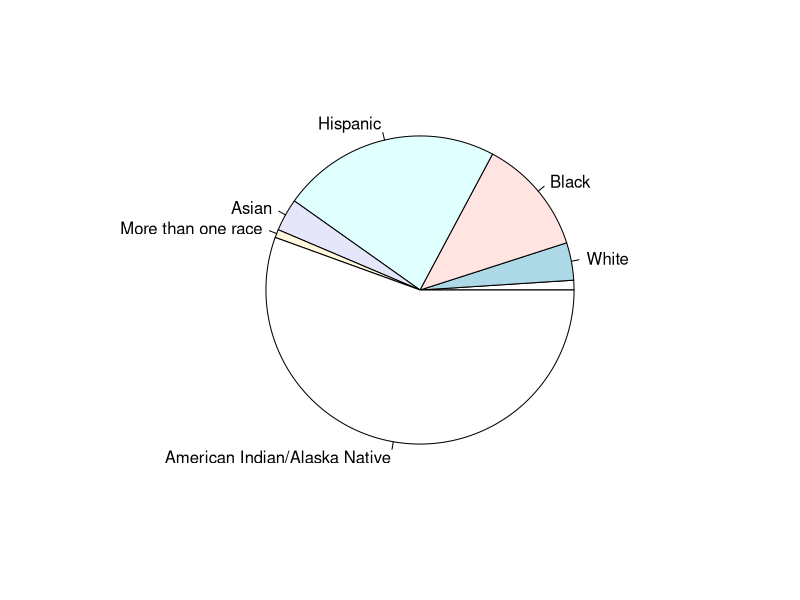
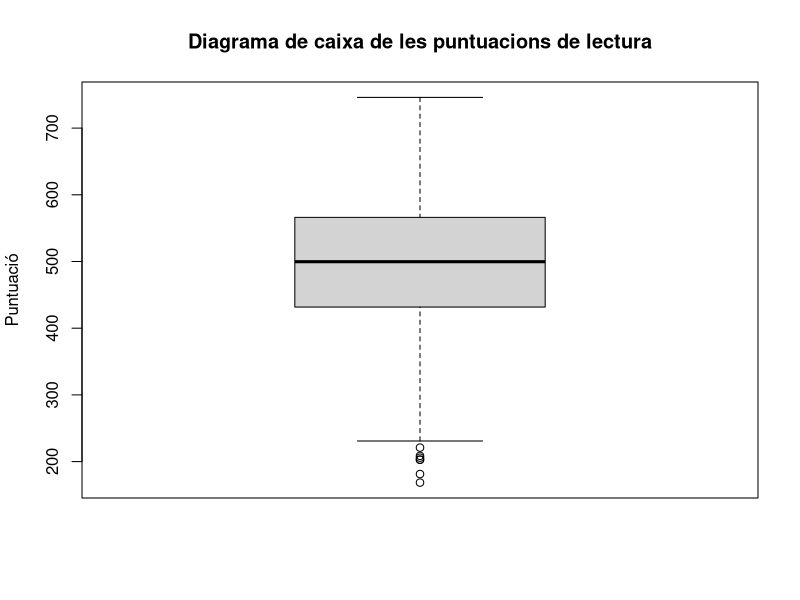

R code for these plots, in order:
## ---- chunk 1
tryCatch({
  data <- read.csv("pisa2009-1.csv", header = TRUE)
  print("El fitxer s'ha llegit correctament")
}, error = function(e){
  cat("ERROR en el moment de llegir el document:",conditionMessage(e), "\n")
})
## ---- chunk 2
columns <- names(data)
print(columns)
## ---- chunk 3
type <- sapply(data, class)

for (i in seq_along(columns)) {
  cat("La columna",columns[i], "és de tipus", type[i], "\n")
}
## ---- chunk 4
categories_raceeth <- unique(data$raceeth)
print(categories_raceeth)
## ---- chunk 5
percentages_rounded <- round(prop.table(table(data$raceeth)) * 100, 2)
for (i in seq_along(categories_raceeth)) {
  cat("La categoria",categories_raceeth[i], "té un percetatge de ",
      percentages_rounded[i],"%", "\n")
}
## ---- chunk 6
tryCatch({
  data$raceeth <- gsub("\\bwhite\\b", "White", data$raceeth, ignore.case = TRUE)
  data$raceeth <- gsub("\\bwhit\\b", "White", data$raceeth, ignore.case = TRUE)
  data$raceeth <- gsub("\\bAssian\\b", "Asian", data$raceeth, ignore.case = TRUE)
  data$raceeth <- gsub("\\bAsiann\\b", "Asian", data$raceeth, ignore.case = TRUE)
  write.csv(data, "pisa_clean.csv", row.names = FALSE)
  print("File has been corrected succesfully")
}, error = function(e){
 cat("ERROR en aplicar les correccions.",conditionMessage(e), "\n") 
})
## ---- chunk 7
tryCatch({
  data2 <- read.csv("pisa_clean.csv", header = TRUE)
  print("El fitxer amb les dades corregides s'ha llegit correctament")
}, error = function(e){
  print("ERROR en el moment de llegir el document:",conditionMessage(e), "\n")
})

## ---- chunk 8
categories_raceeth2 <- unique(data2$raceeth)
print(categories_raceeth2)
## ---- chunk 9
percentages_rounded2 <- round(prop.table(table(data2$raceeth)) * 100, 2)
for (i in seq_along(categories_raceeth2)) {
  cat("La categoria",categories_raceeth2[i], "té un percetatge de ",
      percentages_rounded2[i],"%", "\n")
}
## ---- chunk 10
percentages_not_rounded_aux <- prop.table(table(data2$raceeth)) * 100
print(percentages_not_rounded_aux)
## ---- chunk 11
percentages_not_rounded <- prop.table(table(data2$raceeth)) * 100
pie(percentages_not_rounded, labels=categories_raceeth2)
## ---- chunk 12
total_data <- nrow(data)
calculate_stats <- function(col_name){
  number_of_1 <- sum(col_name == 1, na.rm = TRUE)
  number_of_0 <- sum(col_name == 0, na.rm = TRUE)
  ratio_1 <- number_of_1 / total_data
  ratio_0 <- number_of_0 / total_data
  c(number_of_1, number_of_0, ratio_1, ratio_0)
}
## ---- chunk 13
binary_columns <- data[, c("male","preschool", "expectBachelors", "motherHS",
                           "motherBachelors","motherWork", "fatherHS",
                           "fatherBachelors","fatherWork", "selfBornUS",
                           "motherBornUS", "fatherBornUS", "englishAtHome",
                           "computerForSchoolwork","schoolHasLibrary",
                           "publicSchool", "urban")]
## ---- chunk 14
calculations <- t(apply(binary_columns, 2, calculate_stats))
# 2 = Apply function in each column
## ---- chunk 15
print(calculations)
## ---- chunk 16
colnames(calculations) <- c("Number of 1", "Number of 0", "Poportion 1", "Proportion 0")
## ---- chunk 17
print(calculations)
## ---- chunk 18
data$readingScore <- as.numeric(data$readingScore) # Conversio str-int
data$readingScore[data$readingScore < 0 | data$readingScore > 1000] <- NA
cat("Correccions aplicades correctament")
## ---- chunk 19
tryCatch({
  write.csv(data, "pisa_clean.csv", row.names = FALSE)
  cat("Correccions aplicades al fitxer final")
}, error = function(e){
  cat("ERROR en escriure els canvis.", conditionMessage(e), "\n")
})
## ---- chunk 20
tryCatch({
  data2 <- read.csv("pisa_clean.csv", header = TRUE)
  print("El fitxer amb les dades corregides s'ha llegit correctament")
}, error = function(e){
  print("ERROR en el moment de llegir el document:",conditionMessage(e), "\n")
})
## ---- chunk 21
boxplot(data2$readingScore, main = "Diagrama de caixa de les puntuacions de lectura",
        ylab = "Puntuació", na.action = na.pass)
